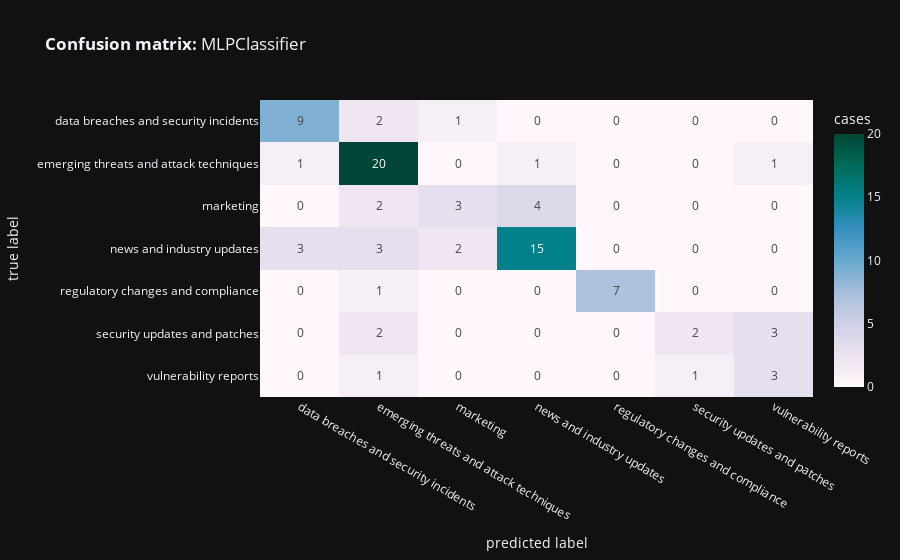
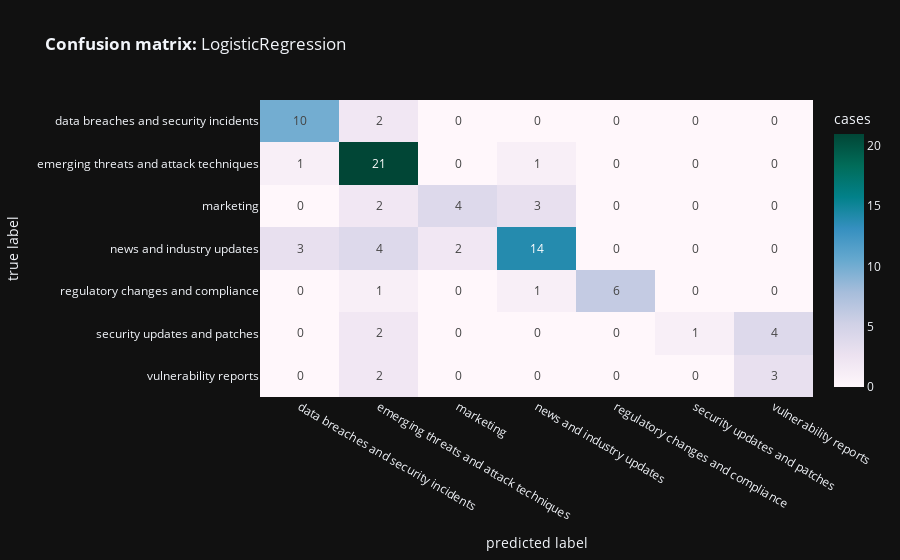

The code cell stored with these charts, in order, in its notebook:
### Code cell
X = np.stack(sdata['embeddings'].values)
y = sdata['category'].values

# Split data for training and testing
X_train, X_test, y_train, y_test = train_test_split(
    X,
    y,
    test_size=.25,
    random_state=42,
    stratify=y
)


def embed_benchmark(clf):
    display(Markdown(clf.__class__.__name__))
    clf.fit(X_train, y_train)
    predicted = clf.predict(X_test)
    predicted_probs = clf.predict_proba(X_test)
    predicted_probs = np.divide(predicted_probs, np.sum(predicted_probs, axis=1)[:, np.newaxis])
    print(classification_report(y_test, predicted))
    loss = log_loss(y_test, predicted_probs)
    print(f"Cross-Entropy Loss / Log Loss: {loss}")

    cm = confusion_matrix(y_test, predicted)

    fig = px.imshow(
        cm, x=clf.classes_,
        y=clf.classes_, text_auto='d',
        aspect="auto",
        labels=dict(
            x="predicted label", y="true label",
            color="cases"),
        color_continuous_scale='pubugn',
        title=f'<b>Confusion matrix:</b> {clf.__class__.__name__}', height=550)

    fig.show()


classifiers = {
    MLPClassifier(random_state=42),
    LogisticRegression(random_state=42)
}

for clf in classifiers:
    embed_benchmark(clf)

### Figure 1 — Plotly figure (JSON) as saved in the notebook; plotly's stock layout.template omitted (floating-point values rounded to 4 significant figures)
{"data": [{"coloraxis": "coloraxis", "hovertemplate": "predicted label: %{x}<br>true label: %{y}<br>cases: %{z}<extra></extra>", "name": "0", "texttemplate": "%{z:d}", "type": "heatmap", "x": ["data breaches and security incidents", "emerging threats and attack techniques", "marketing", "news and industry updates", "regulatory changes and compliance", "security updates and patches", "vulnerability reports"], "xaxis": "x", "y": ["data breaches and security incidents", "emerging threats and attack techniques", "marketing", "news and industry updates", "regulatory changes and compliance", "security updates and patches", "vulnerability reports"], "yaxis": "y", "z": [[9, 2, 1, 0, 0, 0, 0], [1, 20, 0, 1, 0, 0, 1], [0, 2, 3, 4, 0, 0, 0], [3, 3, 2, 15, 0, 0, 0], [0, 1, 0, 0, 7, 0, 0], [0, 2, 0, 0, 0, 2, 3], [0, 1, 0, 0, 0, 1, 3]]}], "layout": {"autosize": true, "coloraxis": {"colorbar": {"title": {"text": "cases"}}, "colorscale": [[0, "rgb(255,247,251)"], [0.125, "rgb(236,226,240)"], [0.25, "rgb(208,209,230)"], [0.375, "rgb(166,189,219)"], [0.5, "rgb(103,169,207)"], [0.625, "rgb(54,144,192)"], [0.75, "rgb(2,129,138)"], [0.875, "rgb(1,108,89)"], [1, "rgb(1,70,54)"]]}, "title": {"text": "<b>Confusion matrix:</b> MLPClassifier"}, "xaxis": {"anchor": "y", "autorange": true, "domain": [0, 1], "range": [-0.5, 6.5], "title": {"text": "predicted label"}, "type": "category"}, "yaxis": {"anchor": "x", "autorange": true, "domain": [0, 1], "range": [6.5, -0.5], "title": {"text": "true label"}, "type": "category"}}}

### Figure 2 — Plotly figure (JSON) as saved in the notebook; plotly's stock layout.template omitted (floating-point values rounded to 4 significant figures)
{"data": [{"coloraxis": "coloraxis", "hovertemplate": "predicted label: %{x}<br>true label: %{y}<br>cases: %{z}<extra></extra>", "name": "0", "texttemplate": "%{z:d}", "type": "heatmap", "x": ["data breaches and security incidents", "emerging threats and attack techniques", "marketing", "news and industry updates", "regulatory changes and compliance", "security updates and patches", "vulnerability reports"], "xaxis": "x", "y": ["data breaches and security incidents", "emerging threats and attack techniques", "marketing", "news and industry updates", "regulatory changes and compliance", "security updates and patches", "vulnerability reports"], "yaxis": "y", "z": [[10, 2, 0, 0, 0, 0, 0], [1, 21, 0, 1, 0, 0, 0], [0, 2, 4, 3, 0, 0, 0], [3, 4, 2, 14, 0, 0, 0], [0, 1, 0, 1, 6, 0, 0], [0, 2, 0, 0, 0, 1, 4], [0, 2, 0, 0, 0, 0, 3]]}], "layout": {"autosize": true, "coloraxis": {"colorbar": {"title": {"text": "cases"}}, "colorscale": [[0, "rgb(255,247,251)"], [0.125, "rgb(236,226,240)"], [0.25, "rgb(208,209,230)"], [0.375, "rgb(166,189,219)"], [0.5, "rgb(103,169,207)"], [0.625, "rgb(54,144,192)"], [0.75, "rgb(2,129,138)"], [0.875, "rgb(1,108,89)"], [1, "rgb(1,70,54)"]]}, "title": {"text": "<b>Confusion matrix:</b> LogisticRegression"}, "xaxis": {"anchor": "y", "autorange": true, "domain": [0, 1], "range": [-0.5, 6.5], "title": {"text": "predicted label"}, "type": "category"}, "yaxis": {"anchor": "x", "autorange": true, "domain": [0, 1], "range": [6.5, -0.5], "title": {"text": "true label"}, "type": "category"}}}
